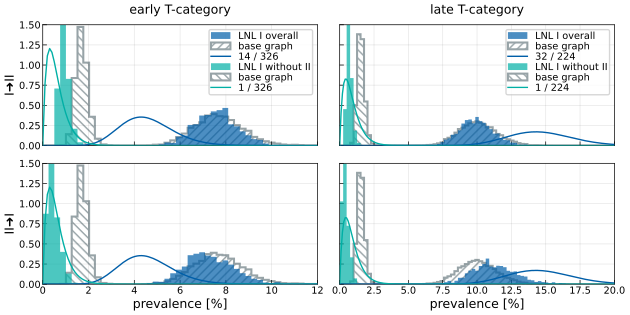

Write Python code to recreate this figure.
"""
Plot historgams of the predicted prevalences for interesting low risk scenarios
w.r.t. the connection from LNL I to II or the other way around.
"""
from pathlib import Path
import matplotlib.pyplot as plt
from itertools import cycle

import numpy as np
import lyscripts.plot.histograms as lyhist

from _prevalences import plot_prevalences


MODELS = {
    "add12": "I➜II",
    "add21": "II➜I",
}
COLORS = {
    "blue": '#005ea8',
    "green": '#00afa5',
    # "orange": '#f17900',
    # "red": '#ae0060',
    # "gray": '#c5d5db',
}
HATCHES = [r"////", r"\\\\"]
COLOR_CYCLE = cycle(COLORS.values())
HATCH_CYCLE = cycle(HATCHES)
NBINS = 80
SCENARIOS = {
    "I": "LNL I overall",
    "InotII": "LNL I without II",
}


if __name__ == "__main__":
    plt.style.use(Path("../../../.mplstyle"))
    
    fig, ax = plt.subplots(
        nrows=len(MODELS), ncols=2,
        sharex="col", sharey="row",
        figsize=lyhist.get_size(width="full", ratio=2.),
    )
    ax = np.reshape(ax, newshape=(len(MODELS), 2))

    fig, ax = plot_prevalences(
        models=MODELS,
        scenarios=SCENARIOS,
        num_bins=NBINS,
        color_cycle=COLOR_CYCLE,
        hatch_cycle=HATCH_CYCLE,
        fig=fig, ax=ax,
    )

    for k, stage in enumerate(["early", "late"]):
        ax[0,k].set_title(f"{stage} T-category")
        ax[-1,k].set_xlabel("prevalence [%]")
        ax[0,k].legend(fontsize=7.)

    ax[-1,0].set_xlim(left=0., right=12.)

    for i, (model, model_label) in enumerate(MODELS.items()):
        ax[i,0].set_ylabel(model_label)
        ax[i,0].set_ylim(bottom=0., top=1.5)

    plt.savefig(Path(__file__).with_suffix(".svg").name)
